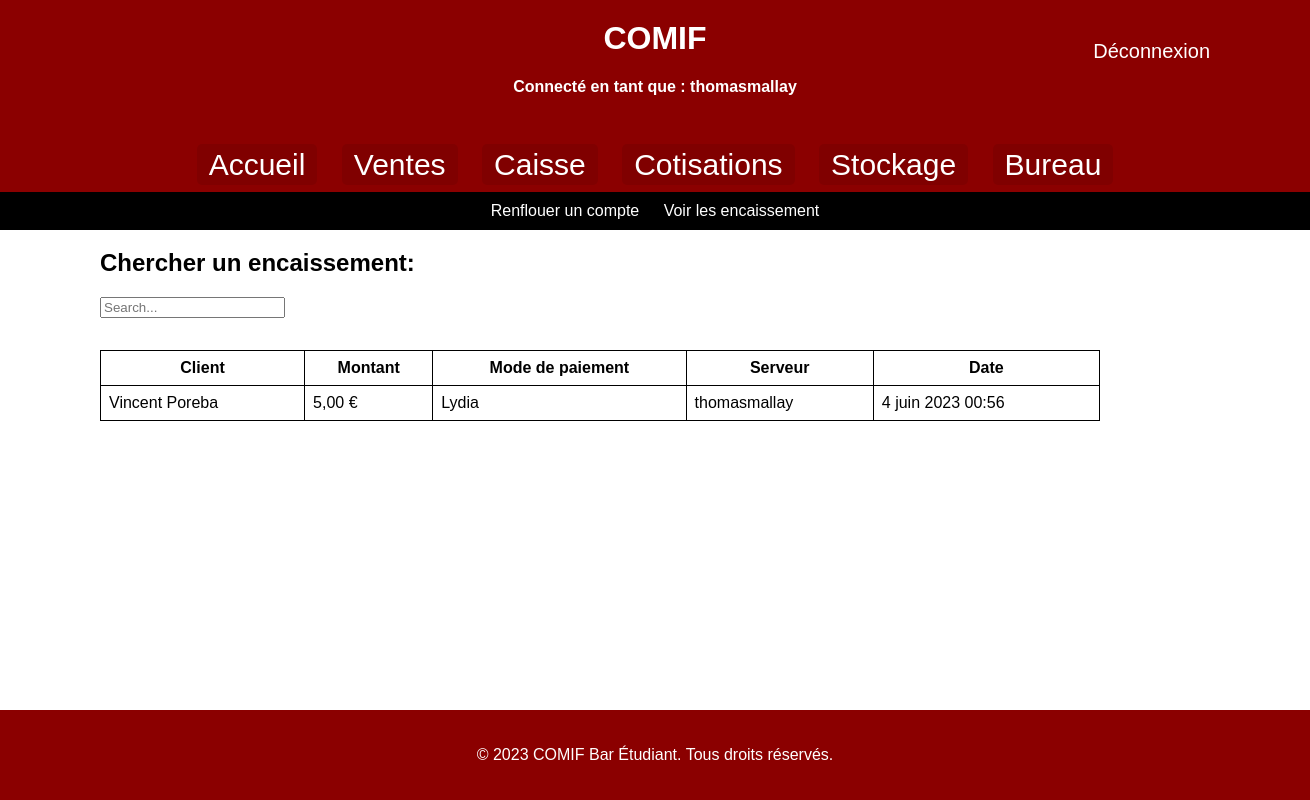
The page /voirencaissements/ (signed in) on the database its author committed.
### AppCotisants/models.py (models this page shows)
class Encaissement(models.Model):
    client_id = models.ForeignKey(Cotisants, on_delete=models.CASCADE, default=1)
    client = models.CharField(max_length=50)
    montant = models.DecimalField(max_digits=8, decimal_places=2)
    mode_paiement = models.CharField(max_length=50,default='')
    compte_serveur = models.CharField(max_length=30)
    date = models.DateTimeField(auto_now_add=True)

### AppCotisants/views.py (the view)
# urls.py: path('voirencaissements/', views2.voir_encaissement),
@login_required
def voir_encaissement(request):
    return render(request, 'voirencaissements.html',{'dataEncaissements':Encaissement.objects.order_by('-date').all(),'username': request.user.username})

### templates/voirencaissements.html (shortened to what this page needs)
<!DOCTYPE html>
<html>
<head>
    {% load static %}
</head>
<body>
<header>
    <h1>COMIF</h1>
    <h4 style="color: white;">Connecté en tant que : {{ username }}</h4>
    <a href="{% url 'logout' %}" style="font-size: 20px; position: absolute; top: 40px; right: 100px;
     color: white; text-decoration: none;">Déconnexion</a>
</header>
  <nav>
    <a href="/welcome">Accueil</a>
    <a href="/ajtvente">Ventes</a>
    <a href="/gstsoldes">Caisse</a>
    <a href="/ajtcotisants">Cotisations</a>
    <a href="/ajtproduits">Stockage</a>
    <a href="/tresorerie">Bureau</a>
  </nav>
  <div class="navbar">
    <a href="/gstsoldes">Renflouer un compte</a>
    <a href="/voirencaissements">Voir les encaissement</a>
  </div>
<section>
    <h2>Chercher un encaissement:</h2>
    <div class="form-group">
        <input id="search" class="form-control" type="text" placeholder="Search...">
    </div>
    <br />
    <div class="scrollable-table">
        <table width="600" border="1" style="border-collapse:collapse;">
            <thead>
            <tr>
                <th>Client</th>
                <th>Montant</th>
                <th>Mode de paiement</th>
                <th>Serveur</th>
                <th>Date</th>
            </tr>
            </thead>
            <tbody id="myTable">
            {% for e in dataEncaissements|slice:":10" %}
              <tr>
                <td>{{ e.client }}</td>
                <td>{{ e.montant }} €</td>
                <td>{{ e.mode_paiement }}</td>
                <td>{{ e.compte_serveur }}</td>
                <td>{{ e.date }}</td>
              </tr>
            {% endfor %}
            </tbody>
        </table>
    </div>
</section>
<footer>
    <p>&copy; 2023 COMIF Bar Étudiant. Tous droits réservés.</p>
</footer>
</body>
</html>

### templates/voirencaissements.html (style rules this page uses)
body { font-family: Arial, sans-serif; margin: 0; padding: 0; background-size: cover; background-position: center; display: flex; flex-direction: column; min-height: 100vh; }
header { background-color: #8B0000; color: #fff; padding: 20px; text-align: center; }
h1 { margin: 0; }
nav { background-color: #8B0000; color: #fff; padding: 10px; text-align: center; }
nav a { color: #fff; text-decoration: none; margin: 0 10px; font-size: 30px; padding: 4px 12px; border-radius: 5px; background-color: #800000; }
.navbar { background-color: #000; color: #fff; text-align: center; padding: 10px; }
.navbar a { color: #fff; text-decoration: none; margin: 0 10px; }
section { position: absolute; top: O px; left: 100px; position: relative; margin-bottom: 350px; }
footer { background-color: #8B0000; color: #fff; padding: 20px; text-align: center; margin-top: auto; }
table { border-collapse: collapse; width: 1000px; }
th, td { border: 1px solid black; padding: 8px; }
.scrollable-table { position: absolute; top: 120px; left: Opx; height: 300px; overflow-y: scroll; }

### rows shown on the page
Encaissement: client "Vincent Poreba", montant "5,00", mode_paiement "Lydia", compte_serveur "thomasmallay", date "4 juin 2023 00:56"

### other values the page prints
{{ username }} "thomasmallay"
